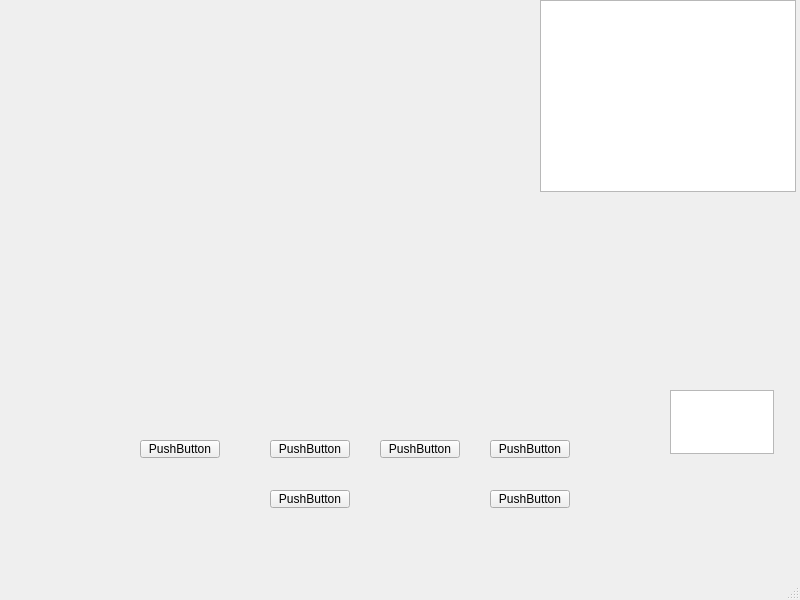
<?xml version="1.0" encoding="UTF-8"?>
<ui version="4.0">
 <class>GamePage</class>
 <widget class="QMainWindow" name="GamePage">
  <property name="geometry">
   <rect>
    <x>0</x>
    <y>0</y>
    <width>800</width>
    <height>600</height>
   </rect>
  </property>
  <property name="windowTitle">
   <string>MainWindow</string>
  </property>
  <widget class="QWidget" name="centralwidget">
   <widget class="QTableWidget" name="rankinglist">
    <property name="geometry">
     <rect>
      <x>540</x>
      <y>0</y>
      <width>256</width>
      <height>192</height>
     </rect>
    </property>
   </widget>
   <widget class="QTextEdit" name="board">
    <property name="geometry">
     <rect>
      <x>670</x>
      <y>390</y>
      <width>104</width>
      <height>64</height>
     </rect>
    </property>
   </widget>
   <widget class="QPushButton" name="ChangeHalf">
    <property name="geometry">
     <rect>
      <x>270</x>
      <y>490</y>
      <width>80</width>
      <height>18</height>
     </rect>
    </property>
    <property name="text">
     <string>PushButton</string>
    </property>
   </widget>
   <widget class="QPushButton" name="surrender">
    <property name="geometry">
     <rect>
      <x>270</x>
      <y>440</y>
      <width>80</width>
      <height>18</height>
     </rect>
    </property>
    <property name="text">
     <string>PushButton</string>
    </property>
   </widget>
   <widget class="QPushButton" name="backToMap">
    <property name="geometry">
     <rect>
      <x>380</x>
      <y>440</y>
      <width>80</width>
      <height>18</height>
     </rect>
    </property>
    <property name="text">
     <string>PushButton</string>
    </property>
   </widget>
   <widget class="QPushButton" name="undo">
    <property name="geometry">
     <rect>
      <x>490</x>
      <y>440</y>
      <width>80</width>
      <height>18</height>
     </rect>
    </property>
    <property name="text">
     <string>PushButton</string>
    </property>
   </widget>
   <widget class="QPushButton" name="clearMove">
    <property name="geometry">
     <rect>
      <x>140</x>
      <y>440</y>
      <width>80</width>
      <height>18</height>
     </rect>
    </property>
    <property name="text">
     <string>PushButton</string>
    </property>
   </widget>
   <widget class="QPushButton" name="playBack">
    <property name="geometry">
     <rect>
      <x>490</x>
      <y>490</y>
      <width>80</width>
      <height>18</height>
     </rect>
    </property>
    <property name="text">
     <string>PushButton</string>
    </property>
   </widget>
  </widget>
  <widget class="QMenuBar" name="menubar">
   <property name="geometry">
    <rect>
     <x>0</x>
     <y>0</y>
     <width>800</width>
     <height>17</height>
    </rect>
   </property>
  </widget>
  <widget class="QStatusBar" name="statusbar"/>
 </widget>
 <resources/>
 <connections/>
</ui>
